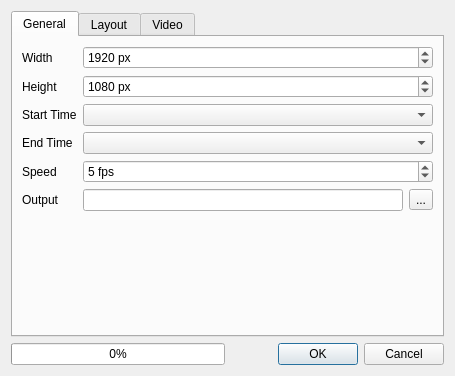
<?xml version="1.0" encoding="UTF-8"?>
<ui version="4.0">
 <class>CrayfishAnimationDialog</class>
 <widget class="QDialog" name="CrayfishAnimationDialog">
  <property name="geometry">
   <rect>
    <x>0</x>
    <y>0</y>
    <width>455</width>
    <height>376</height>
   </rect>
  </property>
  <property name="windowTitle">
   <string>Export Animation</string>
  </property>
  <layout class="QVBoxLayout" name="verticalLayout_6">
   <item>
    <widget class="QTabWidget" name="tabWidget">
     <property name="currentIndex">
      <number>0</number>
     </property>
     <widget class="QWidget" name="tab">
      <attribute name="title">
       <string>General</string>
      </attribute>
      <layout class="QFormLayout" name="formLayout">
       <item row="0" column="0">
        <widget class="QLabel" name="label_2">
         <property name="text">
          <string>Width</string>
         </property>
        </widget>
       </item>
       <item row="0" column="1">
        <widget class="QSpinBox" name="spinWidth">
         <property name="suffix">
          <string> px</string>
         </property>
         <property name="minimum">
          <number>16</number>
         </property>
         <property name="maximum">
          <number>9999</number>
         </property>
         <property name="value">
          <number>1920</number>
         </property>
        </widget>
       </item>
       <item row="1" column="0">
        <widget class="QLabel" name="label_3">
         <property name="text">
          <string>Height</string>
         </property>
        </widget>
       </item>
       <item row="1" column="1">
        <widget class="QSpinBox" name="spinHeight">
         <property name="suffix">
          <string> px</string>
         </property>
         <property name="minimum">
          <number>16</number>
         </property>
         <property name="maximum">
          <number>9999</number>
         </property>
         <property name="value">
          <number>1080</number>
         </property>
        </widget>
       </item>
       <item row="2" column="0">
        <widget class="QLabel" name="label_6">
         <property name="text">
          <string>Start Time</string>
         </property>
        </widget>
       </item>
       <item row="2" column="1">
        <widget class="QComboBox" name="cboStart"/>
       </item>
       <item row="3" column="0">
        <widget class="QLabel" name="label_7">
         <property name="text">
          <string>End Time</string>
         </property>
        </widget>
       </item>
       <item row="3" column="1">
        <widget class="QComboBox" name="cboEnd"/>
       </item>
       <item row="4" column="0">
        <widget class="QLabel" name="label_8">
         <property name="text">
          <string>Speed</string>
         </property>
        </widget>
       </item>
       <item row="4" column="1">
        <widget class="QSpinBox" name="spinSpeed">
         <property name="suffix">
          <string> fps</string>
         </property>
         <property name="minimum">
          <number>1</number>
         </property>
         <property name="maximum">
          <number>60</number>
         </property>
         <property name="value">
          <number>5</number>
         </property>
        </widget>
       </item>
       <item row="5" column="0">
        <widget class="QLabel" name="label">
         <property name="text">
          <string>Output</string>
         </property>
        </widget>
       </item>
       <item row="5" column="1">
        <layout class="QHBoxLayout" name="horizontalLayout">
         <item>
          <widget class="QLineEdit" name="editOutput"/>
         </item>
         <item>
          <widget class="QToolButton" name="btnBrowseOutput">
           <property name="text">
            <string>...</string>
           </property>
          </widget>
         </item>
        </layout>
       </item>
      </layout>
     </widget>
     <widget class="QWidget" name="tab_2">
      <attribute name="title">
       <string>Layout</string>
      </attribute>
      <layout class="QVBoxLayout" name="verticalLayout_5">
       <item>
        <widget class="QRadioButton" name="radLayoutDefault">
         <property name="text">
          <string>Default layout</string>
         </property>
         <property name="checked">
          <bool>true</bool>
         </property>
        </widget>
       </item>
       <item>
        <layout class="QHBoxLayout" name="horizontalLayout_2">
         <item>
          <spacer name="horizontalSpacer">
           <property name="orientation">
            <enum>Qt::Horizontal</enum>
           </property>
           <property name="sizeType">
            <enum>QSizePolicy::Fixed</enum>
           </property>
           <property name="sizeHint" stdset="0">
            <size>
             <width>28</width>
             <height>20</height>
            </size>
           </property>
          </spacer>
         </item>
         <item>
          <widget class="QScrollArea" name="scrollArea">
           <property name="frameShape">
            <enum>QFrame::NoFrame</enum>
           </property>
           <property name="widgetResizable">
            <bool>true</bool>
           </property>
           <widget class="QWidget" name="scrollAreaWidgetContents">
            <property name="geometry">
             <rect>
              <x>0</x>
              <y>0</y>
              <width>397</width>
              <height>198</height>
             </rect>
            </property>
            <layout class="QVBoxLayout" name="verticalLayout_4">
             <item>
              <widget class="QgsCollapsibleGroupBox" name="groupTitle">
               <property name="title">
                <string>Title</string>
               </property>
               <property name="checkable">
                <bool>true</bool>
               </property>
               <property name="checked">
                <bool>false</bool>
               </property>
               <layout class="QVBoxLayout" name="verticalLayout">
                <item>
                 <widget class="AnimationLayoutItemProps" name="widgetTitleProps" native="true"/>
                </item>
               </layout>
              </widget>
             </item>
             <item>
              <widget class="QgsCollapsibleGroupBox" name="groupTime">
               <property name="title">
                <string>Time</string>
               </property>
               <property name="checkable">
                <bool>true</bool>
               </property>
               <layout class="QVBoxLayout" name="verticalLayout_2">
                <item>
                 <widget class="AnimationLayoutItemProps" name="widgetTimeProps" native="true"/>
                </item>
               </layout>
              </widget>
             </item>
             <item>
              <widget class="QgsCollapsibleGroupBox" name="groupLegend">
               <property name="title">
                <string>Legend</string>
               </property>
               <property name="checkable">
                <bool>true</bool>
               </property>
               <property name="checked">
                <bool>false</bool>
               </property>
               <layout class="QVBoxLayout" name="verticalLayout_3">
                <item>
                 <widget class="AnimationLayoutItemProps" name="widgetLegendProps" native="true"/>
                </item>
               </layout>
              </widget>
             </item>
            </layout>
           </widget>
          </widget>
         </item>
        </layout>
       </item>
       <item>
        <widget class="QRadioButton" name="radLayoutCustom">
         <property name="text">
          <string>Custom layout (.qpt)</string>
         </property>
        </widget>
       </item>
       <item>
        <layout class="QGridLayout" name="gridLayout_2">
         <item row="0" column="3">
          <widget class="QToolButton" name="btnBrowseTemplate">
           <property name="text">
            <string>...</string>
           </property>
          </widget>
         </item>
         <item row="0" column="1">
          <widget class="QLabel" name="label_5">
           <property name="text">
            <string>Template</string>
           </property>
          </widget>
         </item>
         <item row="0" column="2">
          <widget class="QLineEdit" name="editTemplate"/>
         </item>
         <item row="1" column="1" colspan="3">
          <widget class="QLabel" name="label_10">
           <property name="text">
            <string>(Note: label with ID 'time' will display output time)</string>
           </property>
          </widget>
         </item>
         <item row="0" column="0" rowspan="2">
          <spacer name="horizontalSpacer_2">
           <property name="orientation">
            <enum>Qt::Horizontal</enum>
           </property>
           <property name="sizeType">
            <enum>QSizePolicy::Fixed</enum>
           </property>
           <property name="sizeHint" stdset="0">
            <size>
             <width>28</width>
             <height>20</height>
            </size>
           </property>
          </spacer>
         </item>
        </layout>
       </item>
      </layout>
     </widget>
     <widget class="QWidget" name="tab_3">
      <attribute name="title">
       <string>Video</string>
      </attribute>
      <layout class="QFormLayout" name="formLayout_2">
       <item row="0" column="0">
        <widget class="QLabel" name="label_4">
         <property name="text">
          <string>Quality</string>
         </property>
        </widget>
       </item>
       <item row="0" column="1">
        <widget class="QRadioButton" name="radQualBest">
         <property name="text">
          <string>Best (lossless)</string>
         </property>
         <property name="checked">
          <bool>false</bool>
         </property>
        </widget>
       </item>
       <item row="1" column="1">
        <widget class="QRadioButton" name="radQualHigh">
         <property name="text">
          <string>High</string>
         </property>
         <property name="checked">
          <bool>true</bool>
         </property>
        </widget>
       </item>
       <item row="2" column="1">
        <widget class="QRadioButton" name="radQualLow">
         <property name="text">
          <string>Low</string>
         </property>
        </widget>
       </item>
       <item row="4" column="0" colspan="2">
        <widget class="QGroupBox" name="groupBox">
         <property name="flat">
          <bool>true</bool>
         </property>
         <layout class="QGridLayout" name="gridLayout">
          <item row="3" column="2">
           <widget class="QToolButton" name="btnBrowseFfmpegPath">
            <property name="text">
             <string>...</string>
            </property>
           </widget>
          </item>
          <item row="3" column="1">
           <widget class="QLineEdit" name="editFfmpegPath"/>
          </item>
          <item row="3" column="0">
           <widget class="QRadioButton" name="radFfmpegCustom">
            <property name="text">
             <string>custom</string>
            </property>
           </widget>
          </item>
          <item row="2" column="0" colspan="4">
           <widget class="QRadioButton" name="radFfmpegSystem">
            <property name="text">
             <string>default from system path</string>
            </property>
            <property name="checked">
             <bool>true</bool>
            </property>
           </widget>
          </item>
          <item row="1" column="0" colspan="3">
           <widget class="QLabel" name="label_9">
            <property name="text">
             <string>Video encoding utility (FFmpeg) to use:</string>
            </property>
           </widget>
          </item>
         </layout>
        </widget>
       </item>
       <item row="3" column="1">
        <spacer name="verticalSpacer">
         <property name="orientation">
          <enum>Qt::Vertical</enum>
         </property>
         <property name="sizeHint" stdset="0">
          <size>
           <width>20</width>
           <height>500</height>
          </size>
         </property>
        </spacer>
       </item>
      </layout>
     </widget>
    </widget>
   </item>
   <item>
    <layout class="QHBoxLayout" name="horizontalLayout_4">
     <item>
      <widget class="QProgressBar" name="progress">
       <property name="value">
        <number>0</number>
       </property>
      </widget>
     </item>
     <item>
      <widget class="QDialogButtonBox" name="buttonBox">
       <property name="orientation">
        <enum>Qt::Horizontal</enum>
       </property>
       <property name="standardButtons">
        <set>QDialogButtonBox::Cancel|QDialogButtonBox::Ok</set>
       </property>
      </widget>
     </item>
    </layout>
   </item>
  </layout>
 </widget>
 <customwidgets>
  <customwidget>
   <class>QgsCollapsibleGroupBox</class>
   <extends>QGroupBox</extends>
   <header>qgscollapsiblegroupbox.h</header>
   <container>1</container>
  </customwidget>
  <customwidget>
   <class>AnimationLayoutItemProps</class>
   <extends>QWidget</extends>
   <header>crayfish.crayfish_animation_layout_item_props</header>
   <container>1</container>
  </customwidget>
 </customwidgets>
 <resources/>
 <connections>
  <connection>
   <sender>buttonBox</sender>
   <signal>rejected()</signal>
   <receiver>CrayfishAnimationDialog</receiver>
   <slot>reject()</slot>
   <hints>
    <hint type="sourcelabel">
     <x>316</x>
     <y>260</y>
    </hint>
    <hint type="destinationlabel">
     <x>286</x>
     <y>274</y>
    </hint>
   </hints>
  </connection>
 </connections>
</ui>
